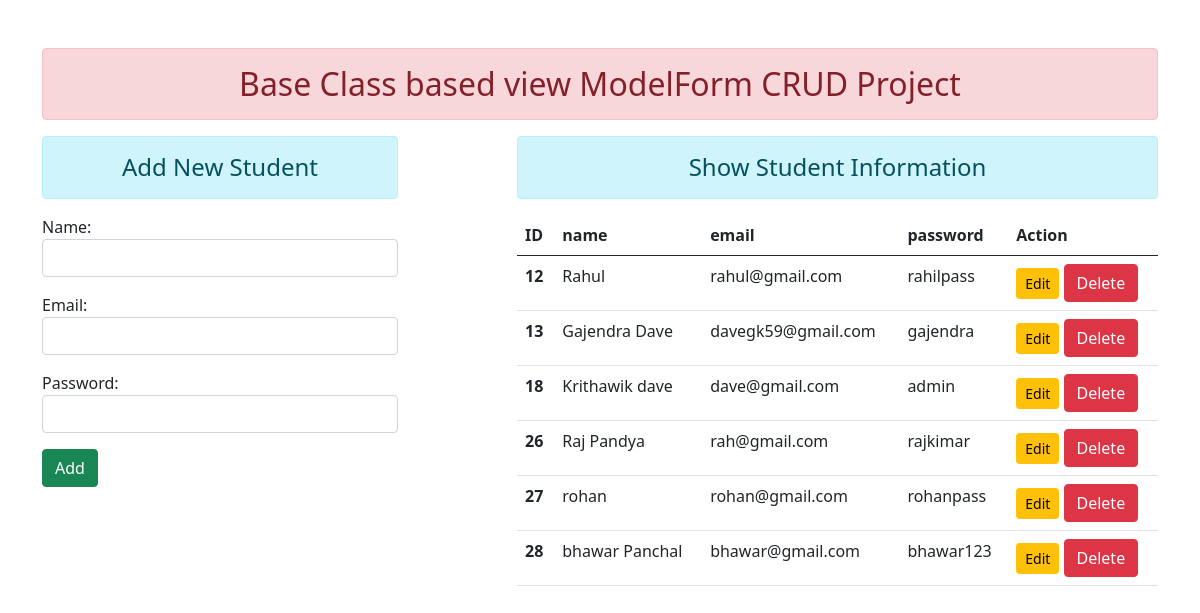
The page / on the database its author committed.
### enroll/models.py (models this page shows)
class User(models.Model):
    name = models.CharField(max_length=70)
    email = models.EmailField(max_length=100)
    password = models.CharField(max_length=100)

### enroll/views.py (the view, shortened to what this page needs)
# urls.py: path('',views.UserAddShowView.as_view(),name='addandshow'),
class UserAddShowView(TemplateView):
    template_name = 'enroll/addandshow.html'
    def get_context_data(self, *args, **kwargs):
        context = super().get_context_data(**kwargs)
        fm  = StudentRegistration()
        stud = User.objects.all()
        context = {'stu':stud,'form':fm}
        return context

### enroll/forms.py
class StudentRegistration(forms.ModelForm):
    class Meta:
        model = User
        fields =['name','email','password']
        widgets = {'name':forms.TextInput(attrs={'class':'form-control'}),
         'email':forms.EmailInput(attrs={'class':'form-control'}),
        'password':forms.PasswordInput(render_value= True, attrs={'class':'form-control'}),}

### enroll/templates/enroll/addandshow.html (shortened to what this page needs)
{% extends 'enroll/base.html' %}
{% block content %}
<div class="row">
    <div class="col-sm-4">
            <h4 class="text-center alert alert-info">Add New Student </h4>
            <form action="" method="POST">
            {{form.as_p}}
            <input type="submit" class="btn btn-success" value="Add">
        </form>
    </div>
    <div class="col-sm-7 offset-1">
        <h4 class="text-center alert alert-info">Show Student Information </h4>
        {% if stu %}
        <table class="table">
  <thead>
    <tr>
      <th scope="col">ID</th>
      <th scope="col">name</th>
      <th scope="col">email</th>
      <th scope="col">password</th>
      <th scope="col">Action</th>
    </tr>
  </thead>
  <tbody>
  {% for st in stu %}
    <tr>
      <th scope="row">{{st.id}}</th>
      <td>{{st.name}}</td>
      <td>{{st.email}}</td>
      <td>{{st.password}}</td>
        <td>
            <a href="{% url 'updatedata' st.id %}" class="btn btn-warning btn-sm">Edit</a>
            <form action="{% url 'deletedata' st.id  %}" method="POST" class="d-inline ">{% csrf_token %}
                <input type="submit" class="btn btn-danger" value="Delete">
            </form>
        </td>
    </tr>
    {% endfor %}
     </tbody>
</table>
        {% else %}
        <h4 class="text-center alert alert-warning">No Records</h4>
        {% endif  %}
    </div>
</div>
{% endblock content %}

### enroll/templates/enroll/base.html (shortened to what this page needs)
<!DOCTYPE html>
{% load static %}
<html lang="en">
<head>
    <link rel="stylesheet" href="{% static 'enroll/css/bootstrap.css' %}">
</head>
<body>
<div class="container mt-5">
    <h2 class="text-center alert alert-danger">Base Class based view ModelForm CRUD Project</h2>
    {% block content %} {% endblock content %}
</div>
</body>
</html>

### rows shown on the page
User: id "12", name "Rahul", email "rahul@gmail.com", password "rahilpass"
User: id "13", name "Gajendra Dave", email "davegk59@gmail.com", password "gajendra"
User: id "18", name "Krithawik dave", email "dave@gmail.com", password "admin"
User: id "26", name "Raj Pandya", email "rah@gmail.com", password "rajkimar"
User: id "27", name "rohan", email "rohan@gmail.com", password "rohanpass"
User: id "28", name "bhawar Panchal", email "bhawar@gmail.com", password "bhawar123"
